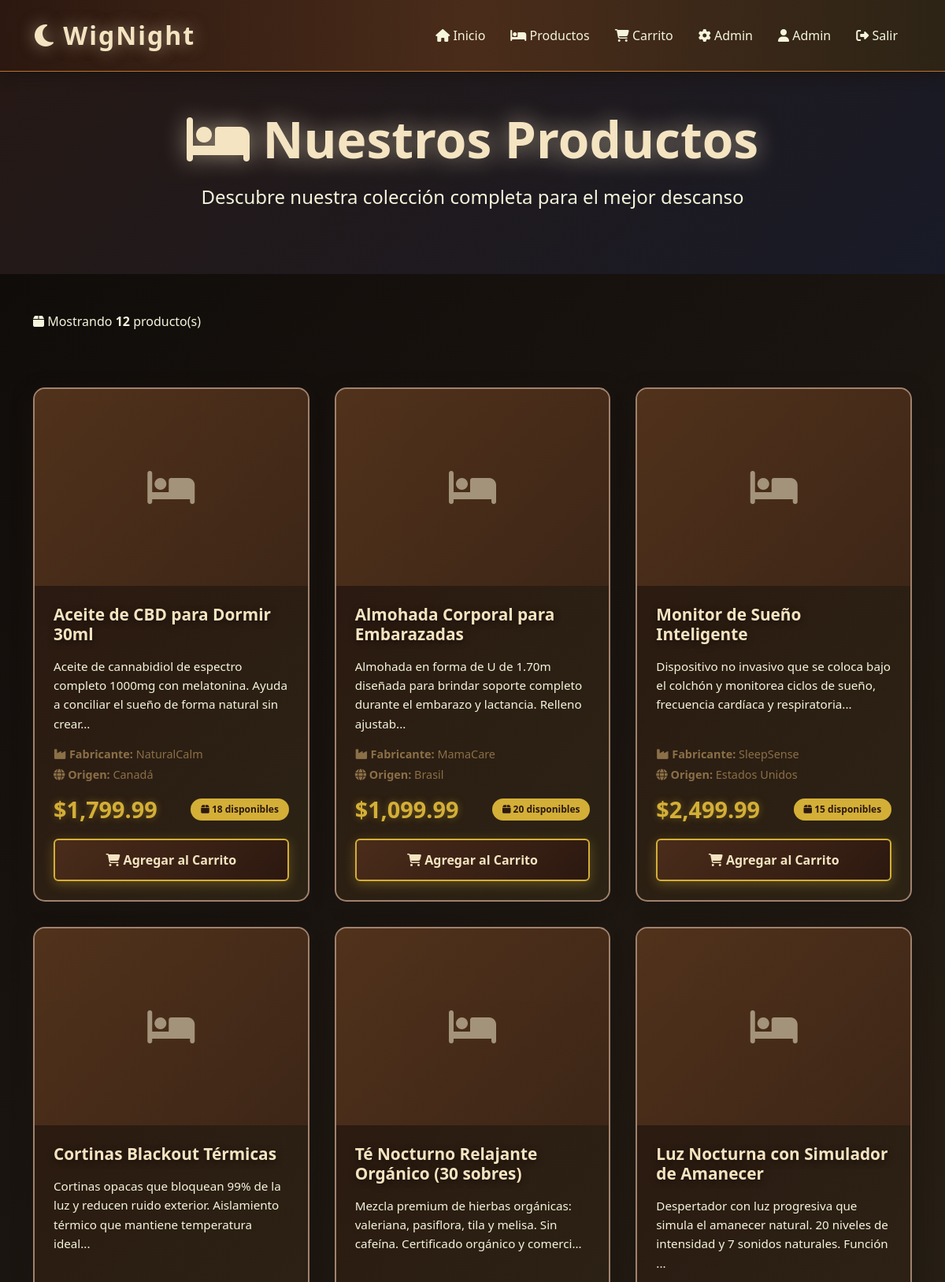
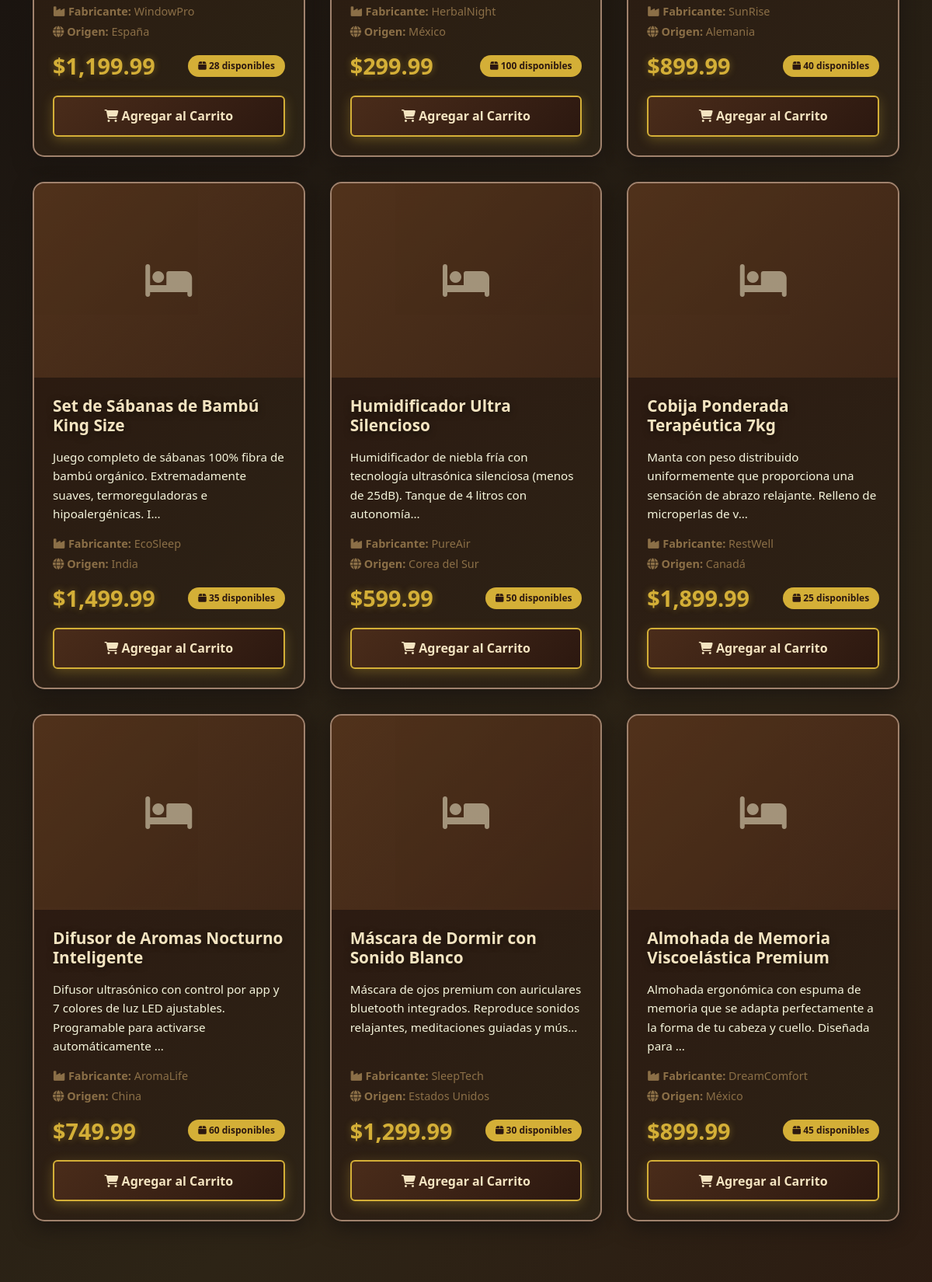
The page /productos.php (signed in, upper part) on the database its author committed (2 pictures, top to bottom).
### tables this page shows
CREATE TABLE Usuarios (
  ID_Usuario int NOT NULL,
  Nombre_Usuario varchar(100) NOT NULL,
  Correo_Electronico varchar(255) NOT NULL,
  Contrasena varchar(255) NOT NULL,
  Fecha_Nacimiento date DEFAULT NULL,
  Numero_Tarjeta_Bancaria varchar(255) DEFAULT NULL,
  Direccion_Postal text,
  id_rol int NOT NULL DEFAULT '1'
);

CREATE TABLE Productos (
  ID_Producto int NOT NULL,
  Nombre varchar(255) NOT NULL,
  Descripcion text,
  Fotos longblob,
  Precio decimal(10,2) NOT NULL,
  Cantidad_Almacen int NOT NULL DEFAULT '0',
  Fabricante varchar(150) DEFAULT NULL,
  Origen varchar(100) DEFAULT NULL
);

### html/config/database.php (called while the page is built, shortened)
<?php
function getConnection() {
    $conn = new mysqli(DB_HOST, DB_USER, DB_PASS, DB_NAME);
    $conn->set_charset("utf8mb4");
    return $conn;
}
function isLoggedIn() {
    return isset($_SESSION['user_id']);
}
function isAdmin() {
    return isset($_SESSION['user_id']) && isset($_SESSION['id_rol']) && $_SESSION['id_rol'] == 2;
}
function getCurrentUser() {
    $conn = getConnection();
    $userId = $_SESSION['user_id'];
    $stmt = $conn->prepare("SELECT ID_Usuario, Nombre_Usuario, Correo_Electronico, id_rol FROM Usuarios WHERE ID_Usuario = ?");
    $stmt->bind_param("i", $userId);
    $stmt->execute();
    $result = $stmt->get_result();
    $user = $result->fetch_assoc();
    return $user;
}
function formatPrice($price) {
    return '$' . number_format($price, 2);
}
?>

### html/productos.php (the view, shortened to what this page needs)
<?php
require_once 'config/database.php';
$conn = getConnection();
$query = "SELECT * FROM Productos ORDER BY ID_Producto DESC";
$result = $conn->query($query);
$productos = [];
if ($result) {
    while ($row = $result->fetch_assoc()) {
        $productos[] = $row;
    }
}
$currentUser = getCurrentUser();
?>
<!DOCTYPE html>
<html lang="es">
<head>
    <link href="https://cdn.jsdelivr.net/npm/bootstrap@5.3.0/dist/css/bootstrap.min.css" rel="stylesheet">
    <link rel="stylesheet" href="https://cdnjs.cloudflare.com/ajax/libs/font-awesome/6.4.0/css/all.min.css">
    <link rel="stylesheet" href="css/style.css">
</head>
<body>
    <nav class="navbar navbar-expand-lg navbar-dark sticky-top">
        <div class="container">
            <a class="navbar-brand" href="index.php">
                <i class="fas fa-moon"></i> WigNight
            </a>
            <div class="collapse navbar-collapse" id="navbarNav">
                <ul class="navbar-nav ms-auto">
                    <li class="nav-item">
                        <a class="nav-link" href="index.php">
                            <i class="fas fa-home"></i> Inicio
                        </a>
                    </li>
                    <li class="nav-item">
                        <a class="nav-link active" href="productos.php">
                            <i class="fas fa-bed"></i> Productos
                        </a>
                    </li>
                    <li class="nav-item">
                        <a class="nav-link" href="carrito.php">
                            <i class="fas fa-shopping-cart"></i> Carrito
                        </a>
                    </li>
                    <?php if (isLoggedIn()): ?>
                        <?php if (isAdmin()): ?>
                            <li class="nav-item">
                                <a class="nav-link" href="admin.php">
                                    <i class="fas fa-cog"></i> Admin
                                </a>
                            </li>
                        <?php endif; ?>
                        <li class="nav-item">
                            <a class="nav-link" href="#">
                                <i class="fas fa-user"></i> <?php echo htmlspecialchars($currentUser['Nombre_Usuario']); ?>
                            </a>
                        </li>
                        <li class="nav-item">
                            <a class="nav-link" href="logout.php">
                                <i class="fas fa-sign-out-alt"></i> Salir
                            </a>
                        </li>
                    <?php endif; ?>
                </ul>
            </div>
        </div>
    </nav>
    <section class="py-5" style="background: linear-gradient(135deg, rgba(61, 39, 35, 0.5), rgba(22, 33, 62, 0.5)); min-height: 30vh; display: flex; align-items: center;">
        <div class="container text-center">
            <h1 class="hero-title mb-3">
                <i class="fas fa-bed"></i> Nuestros Productos
            </h1>
            <p class="hero-subtitle">
                Descubre nuestra colección completa para el mejor descanso
            </p>
        </div>
    </section>
    <section class="py-5">
        <div class="container">
            <?php if (empty($productos)): ?>
                <div class="alert alert-info text-center">
                    <i class="fas fa-info-circle"></i>
                    No hay productos disponibles en este momento.
                    <?php if (isAdmin()): ?>
                        <br><br>
                        <a href="admin.php" class="btn btn-primary">
                            <i class="fas fa-plus"></i> Agregar Primer Producto
                        </a>
                    <?php endif; ?>
                </div>
            <?php else: ?>
                <div class="row mb-4">
                    <div class="col-md-12">
                        <div class="d-flex justify-content-between align-items-center">
                            <p style="color: var(--accent-cream);">
                                <i class="fas fa-box"></i>
                                Mostrando <strong><?php echo count($productos); ?></strong> producto(s)
                            </p>
                        </div>
                    </div>
                </div>
                <div class="product-grid">
                    <?php foreach ($productos as $producto): ?>
                        <div class="card">
                            <?php if ($producto['Fotos']): ?>
                                <img
                                     class="card-img-top"
                                     alt="<?php echo htmlspecialchars($producto['Nombre']); ?>">
                            <?php else: ?>
                                <div class="img-placeholder">
                                    <i class="fas fa-bed"></i>
                                </div>
                            <?php endif; ?>
                            <div class="card-body d-flex flex-column">
                                <h5 class="card-title">
                                    <?php echo htmlspecialchars($producto['Nombre']); ?>
                                </h5>
                                <p class="card-text flex-grow-1">
                                    <?php
                                    $descripcion = $producto['Descripcion'] ?? 'Sin descripción';
                                    echo htmlspecialchars(substr($descripcion, 0, 120));
                                    if (strlen($descripcion) > 120) echo '...';
                                    ?>
                                </p>
                                <div class="mb-2">
                                    <?php if ($producto['Fabricante']): ?>
                                        <p class="mb-1" style="color: var(--wood-lighter); font-size: 0.9rem;">
                                            <i class="fas fa-industry"></i>
                                            <strong>Fabricante:</strong> <?php echo htmlspecialchars($producto['Fabricante']); ?>
                                        </p>
                                    <?php endif; ?>
                                    <?php if ($producto['Origen']): ?>
                                        <p class="mb-1" style="color: var(--wood-lighter); font-size: 0.9rem;">
                                            <i class="fas fa-globe"></i>
                                            <strong>Origen:</strong> <?php echo htmlspecialchars($producto['Origen']); ?>
                                        </p>
                                    <?php endif; ?>
                                </div>
                                <div class="d-flex justify-content-between align-items-center mt-auto">
                                    <span class="card-price">
                                        <?php echo formatPrice($producto['Precio']); ?>
                                    </span>
                                    <span class="badge">
                                        <i class="fas fa-box"></i>
                                        <?php echo $producto['Cantidad_Almacen']; ?> disponibles
                                    </span>
                                </div>
                                <?php if ($producto['Cantidad_Almacen'] > 0): ?>
                                    <button id="btn-<?php echo $producto['ID_Producto']; ?>"
                                            class="btn btn-primary mt-3 w-100"
                                            onclick="addToCart(<?php echo $producto['ID_Producto']; ?>, '<?php echo htmlspecialchars($producto['Nombre']); ?>')">
                                        <i class="fas fa-shopping-cart"></i> Agregar al Carrito
                                    </button>
                                <?php else: ?>
                                    <button class="btn btn-secondary mt-3 w-100" disabled>
                                        <i class="fas fa-times"></i> Sin Stock
                                    </button>
                                <?php endif; ?>
                            </div>
                        </div>
                    <?php endforeach; ?>
                </div>
            <?php endif; ?>
        </div>
    </section>
</body>
</html>

### html/css/style.css (style rules this page uses)
* { margin: 0; padding: 0; box-sizing: border-box; }
:root { --wood-dark: #2c1810; --wood-medium: #4a2c1a; --wood-light: #6b4423; --wood-lighter: #8b6f47; --wood-accent: #a0826d; --night-deep: #1a1410; --night-warm: #2d2416; --night-darker: #0d0a07; --moon-glow: #f4e4c1; --star-white: #e8e8e8; --accent-gold: #d4af37; --accent-copper: #b87333; --accent-amber: #e5a851; --accent-cream: #f5f5dc; --accent-warm: #d4a574; --shadow-night: rgba(26, 20, 16, 0.85); }
body { font-family: 'Segoe UI', Tahoma, Geneva, Verdana, sans-serif; background: linear-gradient(135deg, var(--night-darker) 0%, var(--night-deep) 30%, var(--night-warm) 70%, var(--wood-dark) 100%); color: var(--star-white); min-height: 100vh; background-attachment: fixed; }
.navbar { background: linear-gradient(90deg, var(--wood-dark) 0%, var(--wood-medium) 50%, var(--night-warm) 100%) !important; box-shadow: 0 4px 15px var(--shadow-night); padding: 1rem 2rem; border-bottom: 1px solid var(--accent-copper); }
.navbar-brand { font-size: 2rem; font-weight: bold; color: var(--moon-glow) !important; text-shadow: 0 0 20px rgba(244, 228, 193, 0.5); letter-spacing: 2px; }
.nav-link { color: var(--accent-cream) !important; font-weight: 500; margin: 0 0.5rem; transition: all 0.3s ease; position: relative; }
.nav-link::after { content: ''; position: absolute; bottom: -5px; left: 50%; width: 0; height: 2px; background: var(--accent-gold); transition: all 0.3s ease; transform: translateX(-50%); }
.hero-title { font-size: 4rem; font-weight: bold; color: var(--moon-glow); text-shadow: 0 0 30px rgba(244, 228, 193, 0.6); margin-bottom: 1.5rem; animation: fadeInUp 1s ease-out; }
.hero-subtitle { font-size: 1.5rem; color: var(--accent-cream); margin-bottom: 2rem; animation: fadeInUp 1.2s ease-out; }
.btn-primary { background: linear-gradient(135deg, var(--wood-medium), var(--wood-dark)); border: 2px solid var(--accent-gold); color: var(--moon-glow); padding: 0.8rem 2rem; font-weight: 600; transition: all 0.3s ease; box-shadow: 0 4px 15px rgba(212, 175, 55, 0.3); }
.card { background: linear-gradient(135deg, rgba(44, 24, 16, 0.95), rgba(45, 36, 22, 0.95)); border: 2px solid var(--wood-accent); border-radius: 15px; overflow: hidden; transition: all 0.3s ease; box-shadow: 0 8px 25px var(--shadow-night); }
.card-body { padding: 1.5rem; }
.card-title { color: var(--moon-glow); font-weight: bold; font-size: 1.3rem; margin-bottom: 1rem; }
.card-text { color: var(--accent-cream); font-size: 0.95rem; line-height: 1.6; }
.card-price { font-size: 1.8rem; color: var(--accent-gold); font-weight: bold; text-shadow: 0 0 10px rgba(212, 175, 55, 0.4); }
section { padding: 4rem 0; }
.product-grid { display: grid; grid-template-columns: repeat(auto-fill, minmax(280px, 1fr)); gap: 2rem; padding: 2rem 0; }
.badge { background: var(--accent-gold); color: var(--wood-dark); font-weight: bold; padding: 0.5rem 0.8rem; border-radius: 20px; }
.img-placeholder { background: linear-gradient(135deg, var(--wood-light), var(--wood-medium)); display: flex; align-items: center; justify-content: center; height: 250px; color: var(--moon-glow); font-size: 3rem; opacity: 0.6; }
* { transition: background-color 0.3s ease, border-color 0.3s ease; }
h1, h2, h3, h4, h5, h6 { text-shadow: 0 2px 8px rgba(0, 0, 0, 0.5); }

### rows shown on the page
usuarios: Nombre_Usuario "Admin"
productos: Nombre "Aceite de CBD para Dormir 30ml", Descripcion "Aceite de cannabidiol de espectro completo 1000mg con melatonina. Ayuda a conciliar el sueño de forma natural sin crear", Fabricante "NaturalCalm", Origen "Canadá", Precio "$1,799.99", Cantidad_Almacen "18"
productos: Nombre "Almohada Corporal para Embarazadas", Descripcion "Almohada en forma de U de 1.70m diseñada para brindar soporte completo durante el embarazo y lactancia. Relleno ajustab", Fabricante "MamaCare", Origen "Brasil", Precio "$1,099.99", Cantidad_Almacen "20"
productos: Nombre "Monitor de Sueño Inteligente", Descripcion "Dispositivo no invasivo que se coloca bajo el colchón y monitorea ciclos de sueño, frecuencia cardíaca y respiratoria", Fabricante "SleepSense", Origen "Estados Unidos", Precio "$2,499.99", Cantidad_Almacen "15"
productos: Nombre "Cortinas Blackout Térmicas", Descripcion "Cortinas opacas que bloquean 99% de la luz y reducen ruido exterior. Aislamiento térmico que mantiene temperatura ideal", Fabricante "WindowPro", Origen "España", Precio "$1,199.99", Cantidad_Almacen "28"
productos: Nombre "Té Nocturno Relajante Orgánico (30 sobres)", Descripcion "Mezcla premium de hierbas orgánicas: valeriana, pasiflora, tila y melisa. Sin cafeína. Certificado orgánico y comerci", Fabricante "HerbalNight", Origen "México", Precio "$299.99", Cantidad_Almacen "100"
productos: Nombre "Luz Nocturna con Simulador de Amanecer", Descripcion "Despertador con luz progresiva que simula el amanecer natural. 20 niveles de intensidad y 7 sonidos naturales. Función", Fabricante "SunRise", Origen "Alemania", Precio "$899.99", Cantidad_Almacen "40"
productos: Nombre "Set de Sábanas de Bambú King Size", Descripcion "Juego completo de sábanas 100% fibra de bambú orgánico. Extremadamente suaves, termoreguladoras e hipoalergénicas. I", Fabricante "EcoSleep", Origen "India", Precio "$1,499.99", Cantidad_Almacen "35"
productos: Nombre "Humidificador Ultra Silencioso", Descripcion "Humidificador de niebla fría con tecnología ultrasónica silenciosa (menos de 25dB). Tanque de 4 litros con autonomía", Fabricante "PureAir", Origen "Corea del Sur", Precio "$599.99", Cantidad_Almacen "50"
productos: Nombre "Cobija Ponderada Terapéutica 7kg", Descripcion "Manta con peso distribuido uniformemente que proporciona una sensación de abrazo relajante. Relleno de microperlas de v", Fabricante "RestWell", Origen "Canadá", Precio "$1,899.99", Cantidad_Almacen "25"
productos: Nombre "Difusor de Aromas Nocturno Inteligente", Descripcion "Difusor ultrasónico con control por app y 7 colores de luz LED ajustables. Programable para activarse automáticamente", Fabricante "AromaLife", Origen "China", Precio "$749.99", Cantidad_Almacen "60"
productos: Nombre "Máscara de Dormir con Sonido Blanco", Descripcion "Máscara de ojos premium con auriculares bluetooth integrados. Reproduce sonidos relajantes, meditaciones guiadas y mús", Fabricante "SleepTech", Origen "Estados Unidos", Precio "$1,299.99", Cantidad_Almacen "30"
productos: Nombre "Almohada de Memoria Viscoelástica Premium", Descripcion "Almohada ergonómica con espuma de memoria que se adapta perfectamente a la forma de tu cabeza y cuello. Diseñada para", Fabricante "DreamComfort", Origen "México", Precio "$899.99", Cantidad_Almacen "45"

### other values the page prints
count($productos) "12"
